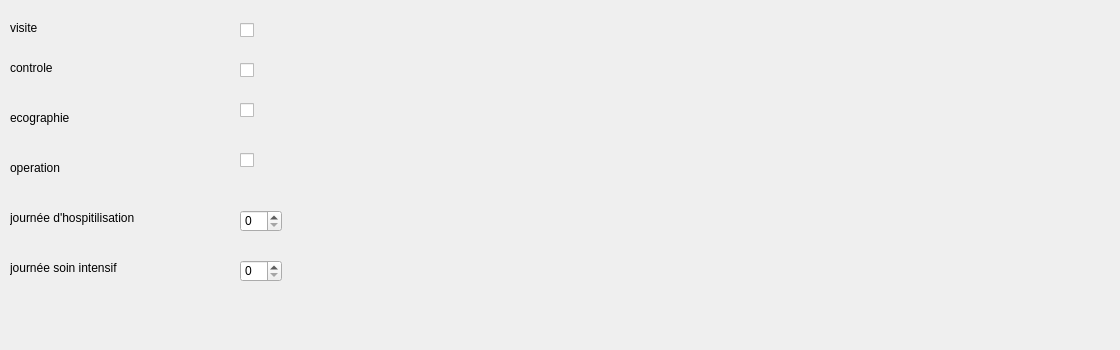
       <widget class="QWidget" name="tab_17">
        <attribute name="title">
         <string>ophtalmologue</string>
        </attribute>
        <widget class="QLabel" name="label_155">
         <property name="geometry">
          <rect>
           <x>10</x>
           <y>60</y>
           <width>55</width>
           <height>16</height>
          </rect>
         </property>
         <property name="text">
          <string>controle</string>
         </property>
        </widget>
        <widget class="QLabel" name="label_156">
         <property name="geometry">
          <rect>
           <x>10</x>
           <y>260</y>
           <width>121</width>
           <height>16</height>
          </rect>
         </property>
         <property name="text">
          <string>journée soin intensif</string>
         </property>
        </widget>
        <widget class="QCheckBox" name="oph4_2">
         <property name="geometry">
          <rect>
           <x>240</x>
           <y>150</y>
           <width>81</width>
           <height>20</height>
          </rect>
         </property>
         <property name="text">
          <string/>
         </property>
        </widget>
        <widget class="QCheckBox" name="oph3_2">
         <property name="geometry">
          <rect>
           <x>240</x>
           <y>100</y>
           <width>81</width>
           <height>20</height>
          </rect>
         </property>
         <property name="text">
          <string/>
         </property>
        </widget>
        <widget class="QSpinBox" name="oph6_2">
         <property name="geometry">
          <rect>
           <x>240</x>
           <y>260</y>
           <width>42</width>
           <height>22</height>
          </rect>
         </property>
        </widget>
        <widget class="QLabel" name="label_157">
         <property name="geometry">
          <rect>
           <x>10</x>
           <y>110</y>
           <width>111</width>
           <height>16</height>
          </rect>
         </property>
         <property name="text">
          <string>ecographie</string>
         </property>
        </widget>
        <widget class="QLabel" name="label_158">
         <property name="geometry">
          <rect>
           <x>10</x>
           <y>210</y>
           <width>151</width>
           <height>16</height>
          </rect>
         </property>
         <property name="text">
          <string>journée d'hospitilisation</string>
         </property>
        </widget>
        <widget class="QSpinBox" name="oph5_2">
         <property name="geometry">
          <rect>
           <x>240</x>
           <y>210</y>
           <width>42</width>
           <height>22</height>
          </rect>
         </property>
        </widget>
        <widget class="QLabel" name="label_159">
         <property name="geometry">
          <rect>
           <x>10</x>
           <y>20</y>
           <width>55</width>
           <height>16</height>
          </rect>
         </property>
         <property name="text">
          <string>visite</string>
         </property>
        </widget>
        <widget class="QLabel" name="label_160">
         <property name="geometry">
          <rect>
           <x>10</x>
           <y>160</y>
           <width>55</width>
           <height>16</height>
          </rect>
         </property>
         <property name="text">
          <string>operation</string>
         </property>
        </widget>
        <widget class="QCheckBox" name="oph2_2">
         <property name="geometry">
          <rect>
           <x>240</x>
           <y>60</y>
           <width>81</width>
           <height>20</height>
          </rect>
         </property>
         <property name="text">
          <string/>
         </property>
        </widget>
        <widget class="QCheckBox" name="oph1_2">
         <property name="geometry">
          <rect>
           <x>240</x>
           <y>20</y>
           <width>81</width>
           <height>20</height>
          </rect>
         </property>
         <property name="text">
          <string/>
         </property>
        </widget>
        <widget class="QLabel" name="label_161">
         <property name="geometry">
          <rect>
           <x>910</x>
           <y>170</y>
           <width>201</width>
           <height>171</height>
          </rect>
         </property>
         <property name="text">
          <string/>
         </property>
         <property name="pixmap">
          <pixmap>:/Downloads/facture.png</pixmap>
         </property>
         <property name="scaledContents">
          <bool>true</bool>
         </property>
        </widget>
       </widget>
